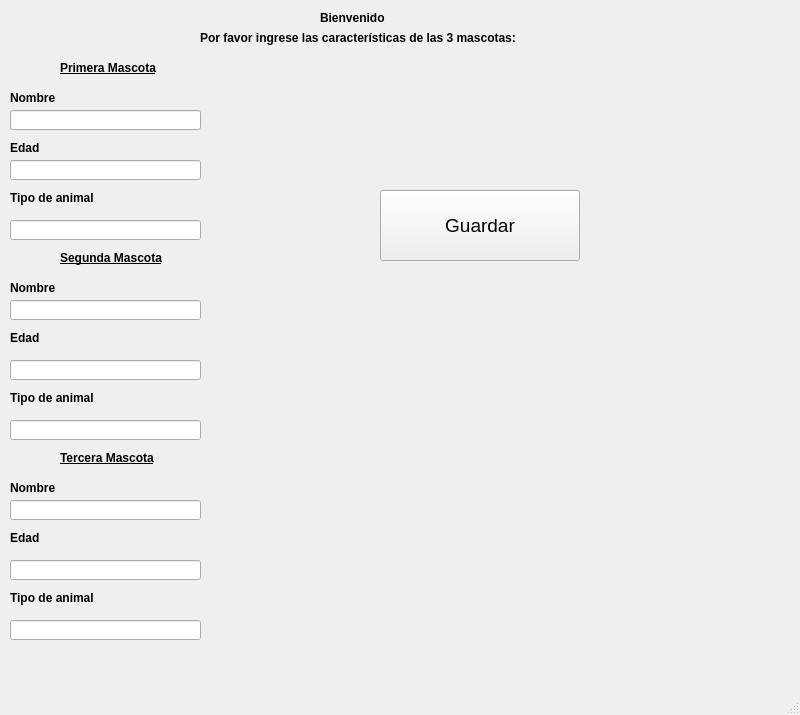
<?xml version="1.0" encoding="UTF-8"?>
<ui version="4.0">
 <class>MainWindow</class>
 <widget class="QMainWindow" name="MainWindow">
  <property name="geometry">
   <rect>
    <x>0</x>
    <y>0</y>
    <width>800</width>
    <height>715</height>
   </rect>
  </property>
  <property name="windowTitle">
   <string>MainWindow</string>
  </property>
  <widget class="QWidget" name="centralwidget">
   <widget class="QLabel" name="label">
    <property name="geometry">
     <rect>
      <x>320</x>
      <y>10</y>
      <width>200</width>
      <height>16</height>
     </rect>
    </property>
    <property name="minimumSize">
     <size>
      <width>200</width>
      <height>0</height>
     </size>
    </property>
    <property name="font">
     <font>
      <weight>75</weight>
      <bold>true</bold>
     </font>
    </property>
    <property name="text">
     <string>Bienvenido</string>
    </property>
   </widget>
   <widget class="QLabel" name="label_2">
    <property name="geometry">
     <rect>
      <x>200</x>
      <y>30</y>
      <width>321</width>
      <height>16</height>
     </rect>
    </property>
    <property name="minimumSize">
     <size>
      <width>250</width>
      <height>0</height>
     </size>
    </property>
    <property name="font">
     <font>
      <weight>75</weight>
      <bold>true</bold>
     </font>
    </property>
    <property name="text">
     <string>Por favor ingrese las características de las 3 mascotas: </string>
    </property>
   </widget>
   <widget class="QLabel" name="label_3">
    <property name="geometry">
     <rect>
      <x>60</x>
      <y>60</y>
      <width>200</width>
      <height>16</height>
     </rect>
    </property>
    <property name="minimumSize">
     <size>
      <width>200</width>
      <height>0</height>
     </size>
    </property>
    <property name="font">
     <font>
      <weight>75</weight>
      <bold>true</bold>
      <underline>true</underline>
     </font>
    </property>
    <property name="text">
     <string>Primera Mascota</string>
    </property>
   </widget>
   <widget class="QLabel" name="label_4">
    <property name="geometry">
     <rect>
      <x>10</x>
      <y>90</y>
      <width>200</width>
      <height>16</height>
     </rect>
    </property>
    <property name="minimumSize">
     <size>
      <width>200</width>
      <height>0</height>
     </size>
    </property>
    <property name="font">
     <font>
      <weight>75</weight>
      <bold>true</bold>
      <underline>false</underline>
     </font>
    </property>
    <property name="text">
     <string>Nombre</string>
    </property>
   </widget>
   <widget class="QLabel" name="label_5">
    <property name="geometry">
     <rect>
      <x>10</x>
      <y>140</y>
      <width>200</width>
      <height>16</height>
     </rect>
    </property>
    <property name="minimumSize">
     <size>
      <width>200</width>
      <height>0</height>
     </size>
    </property>
    <property name="font">
     <font>
      <weight>75</weight>
      <bold>true</bold>
      <underline>false</underline>
     </font>
    </property>
    <property name="text">
     <string>Edad</string>
    </property>
   </widget>
   <widget class="QLabel" name="label_6">
    <property name="geometry">
     <rect>
      <x>10</x>
      <y>190</y>
      <width>200</width>
      <height>16</height>
     </rect>
    </property>
    <property name="minimumSize">
     <size>
      <width>200</width>
      <height>0</height>
     </size>
    </property>
    <property name="font">
     <font>
      <weight>75</weight>
      <bold>true</bold>
      <underline>false</underline>
     </font>
    </property>
    <property name="text">
     <string>Tipo de animal</string>
    </property>
   </widget>
   <widget class="QLineEdit" name="mascota1_nombre">
    <property name="geometry">
     <rect>
      <x>10</x>
      <y>110</y>
      <width>191</width>
      <height>20</height>
     </rect>
    </property>
   </widget>
   <widget class="QLineEdit" name="mascota1_edad">
    <property name="geometry">
     <rect>
      <x>10</x>
      <y>160</y>
      <width>191</width>
      <height>20</height>
     </rect>
    </property>
   </widget>
   <widget class="QLineEdit" name="mascota2_tipo">
    <property name="geometry">
     <rect>
      <x>10</x>
      <y>420</y>
      <width>191</width>
      <height>20</height>
     </rect>
    </property>
   </widget>
   <widget class="QLabel" name="label_7">
    <property name="geometry">
     <rect>
      <x>60</x>
      <y>250</y>
      <width>200</width>
      <height>16</height>
     </rect>
    </property>
    <property name="minimumSize">
     <size>
      <width>200</width>
      <height>0</height>
     </size>
    </property>
    <property name="font">
     <font>
      <weight>75</weight>
      <bold>true</bold>
      <underline>true</underline>
     </font>
    </property>
    <property name="text">
     <string>Segunda Mascota</string>
    </property>
   </widget>
   <widget class="QLabel" name="label_8">
    <property name="geometry">
     <rect>
      <x>10</x>
      <y>280</y>
      <width>200</width>
      <height>16</height>
     </rect>
    </property>
    <property name="minimumSize">
     <size>
      <width>200</width>
      <height>0</height>
     </size>
    </property>
    <property name="font">
     <font>
      <weight>75</weight>
      <bold>true</bold>
      <underline>false</underline>
     </font>
    </property>
    <property name="text">
     <string>Nombre</string>
    </property>
   </widget>
   <widget class="QLineEdit" name="mascota2_nombre">
    <property name="geometry">
     <rect>
      <x>10</x>
      <y>300</y>
      <width>191</width>
      <height>20</height>
     </rect>
    </property>
   </widget>
   <widget class="QLabel" name="label_9">
    <property name="geometry">
     <rect>
      <x>10</x>
      <y>330</y>
      <width>200</width>
      <height>16</height>
     </rect>
    </property>
    <property name="minimumSize">
     <size>
      <width>200</width>
      <height>0</height>
     </size>
    </property>
    <property name="font">
     <font>
      <weight>75</weight>
      <bold>true</bold>
      <underline>false</underline>
     </font>
    </property>
    <property name="text">
     <string>Edad</string>
    </property>
   </widget>
   <widget class="QLineEdit" name="mascota2_edad">
    <property name="geometry">
     <rect>
      <x>10</x>
      <y>360</y>
      <width>191</width>
      <height>20</height>
     </rect>
    </property>
   </widget>
   <widget class="QLabel" name="label_11">
    <property name="geometry">
     <rect>
      <x>10</x>
      <y>390</y>
      <width>200</width>
      <height>16</height>
     </rect>
    </property>
    <property name="minimumSize">
     <size>
      <width>200</width>
      <height>0</height>
     </size>
    </property>
    <property name="font">
     <font>
      <weight>75</weight>
      <bold>true</bold>
      <underline>false</underline>
     </font>
    </property>
    <property name="text">
     <string>Tipo de animal</string>
    </property>
   </widget>
   <widget class="QLineEdit" name="mascota1_tipo">
    <property name="geometry">
     <rect>
      <x>10</x>
      <y>220</y>
      <width>191</width>
      <height>20</height>
     </rect>
    </property>
   </widget>
   <widget class="QLabel" name="label_10">
    <property name="geometry">
     <rect>
      <x>60</x>
      <y>450</y>
      <width>200</width>
      <height>16</height>
     </rect>
    </property>
    <property name="minimumSize">
     <size>
      <width>200</width>
      <height>0</height>
     </size>
    </property>
    <property name="font">
     <font>
      <weight>75</weight>
      <bold>true</bold>
      <underline>true</underline>
     </font>
    </property>
    <property name="text">
     <string>Tercera Mascota</string>
    </property>
   </widget>
   <widget class="QLabel" name="label_12">
    <property name="geometry">
     <rect>
      <x>10</x>
      <y>480</y>
      <width>200</width>
      <height>16</height>
     </rect>
    </property>
    <property name="minimumSize">
     <size>
      <width>200</width>
      <height>0</height>
     </size>
    </property>
    <property name="font">
     <font>
      <weight>75</weight>
      <bold>true</bold>
      <underline>false</underline>
     </font>
    </property>
    <property name="text">
     <string>Nombre</string>
    </property>
   </widget>
   <widget class="QLineEdit" name="mascota3_nombre">
    <property name="geometry">
     <rect>
      <x>10</x>
      <y>500</y>
      <width>191</width>
      <height>20</height>
     </rect>
    </property>
   </widget>
   <widget class="QLabel" name="label_13">
    <property name="geometry">
     <rect>
      <x>10</x>
      <y>530</y>
      <width>200</width>
      <height>16</height>
     </rect>
    </property>
    <property name="minimumSize">
     <size>
      <width>200</width>
      <height>0</height>
     </size>
    </property>
    <property name="font">
     <font>
      <weight>75</weight>
      <bold>true</bold>
      <underline>false</underline>
     </font>
    </property>
    <property name="text">
     <string>Edad</string>
    </property>
   </widget>
   <widget class="QLineEdit" name="mascota3_edad">
    <property name="geometry">
     <rect>
      <x>10</x>
      <y>560</y>
      <width>191</width>
      <height>20</height>
     </rect>
    </property>
   </widget>
   <widget class="QLabel" name="label_14">
    <property name="geometry">
     <rect>
      <x>10</x>
      <y>590</y>
      <width>200</width>
      <height>16</height>
     </rect>
    </property>
    <property name="minimumSize">
     <size>
      <width>200</width>
      <height>0</height>
     </size>
    </property>
    <property name="font">
     <font>
      <weight>75</weight>
      <bold>true</bold>
      <underline>false</underline>
     </font>
    </property>
    <property name="text">
     <string>Tipo de animal</string>
    </property>
   </widget>
   <widget class="QLineEdit" name="mascota3_tipo">
    <property name="geometry">
     <rect>
      <x>10</x>
      <y>620</y>
      <width>191</width>
      <height>20</height>
     </rect>
    </property>
   </widget>
   <widget class="QPushButton" name="boton_guardar">
    <property name="geometry">
     <rect>
      <x>380</x>
      <y>190</y>
      <width>200</width>
      <height>71</height>
     </rect>
    </property>
    <property name="minimumSize">
     <size>
      <width>200</width>
      <height>0</height>
     </size>
    </property>
    <property name="font">
     <font>
      <pointsize>14</pointsize>
     </font>
    </property>
    <property name="text">
     <string>Guardar</string>
    </property>
   </widget>
  </widget>
  <widget class="QMenuBar" name="menubar">
   <property name="geometry">
    <rect>
     <x>0</x>
     <y>0</y>
     <width>800</width>
     <height>22</height>
    </rect>
   </property>
  </widget>
  <widget class="QStatusBar" name="statusbar"/>
 </widget>
 <resources/>
 <connections/>
</ui>
